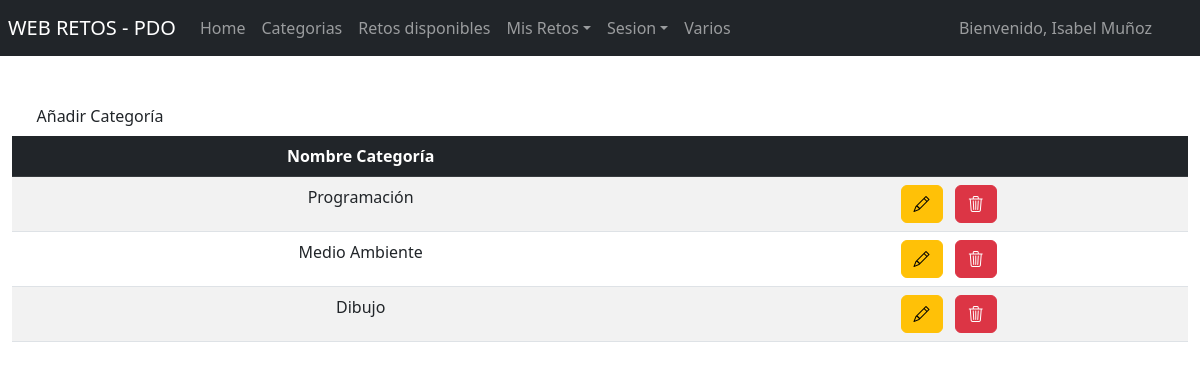
/index.php?c=categoria (signed in), run on the app's committed database.
### tables this page shows
CREATE TABLE IF NOT EXISTS `profesores` (
  `id` smallint(5) unsigned NOT NULL AUTO_INCREMENT,
  `nombre` varchar(100) NOT NULL,
  `correo` varchar(100) NOT NULL,
  `pass` varchar(255) NOT NULL,
  PRIMARY KEY (`id`),
  UNIQUE KEY `correo` (`correo`),
  UNIQUE KEY `nombre` (`nombre`)
);

CREATE TABLE IF NOT EXISTS `categorias` (
  `id` tinyint(3) unsigned NOT NULL AUTO_INCREMENT,
  `nombre` varchar(100) NOT NULL,
  PRIMARY KEY (`id`),
  UNIQUE KEY `nombreCategoria` (`nombre`) USING BTREE
);

### controlador/controladorcategoria.php (called while the page is built, shortened)
<?php
require_once 'modelo/categoria.php';
require_once 'modelo/profesor.php';
class ControladorCategoria
{
    private $modelo;
    private $modeloprofesores;
    public function __construct()
    {
        $this->modelo = new Categoria();
        $this->modeloprofesores = new Profesor();
    }
    public function index()
    {
        $idProfesor = $_SESSION['user'];
        $profesor = $this->modeloprofesores->obtenerNombre($idProfesor);
        require_once 'vista/headeruser.php';
        require_once 'vista/categoria/categoria.php';
    }
    public function listar()
    {
        $idProfesor = $_SESSION['user'];
        $profesor = $this->modeloprofesores->obtenerNombre($idProfesor);
        $array = $this->modelo->listar();
        return $array;
    }
}

### conexion/conexion.php (called while the page is built, shortened)
<?php
class Conexion
{
    public static function conectar()
    {
        $pdo = new PDO('mysql:host=' . DB_HOST . ';dbname=' . DB . ';charset=' . CHARSET, DB_USER, DB_PASS);
        $pdo->setAttribute(PDO::ATTR_ERRMODE, PDO::ERRMODE_EXCEPTION);
        return $pdo;
    }
}

### modelo/profesor.php (called while the page is built, shortened)
<?php
class Profesor
{
    private $conexion;
    public function __construct()
    {
        try {
            $this->conexion = Conexion::conectar();
        } catch (Exception $e) {
            die($e->getMessage());
        }
    }
    public function obtenerNombre($id)
    {
        try {
            $consulta = $this->conexion->prepare("SELECT * FROM profesores WHERE id = ?");
            $consulta->execute([$id]);
            return $consulta->fetch(PDO::FETCH_OBJ);
        } catch (Exception $e) {
            die($e->getMessage());
        }
    }
}

### modelo/categoria.php (called while the page is built, shortened)
<?php
class Categoria
{
    private $conexion;
    public function __construct()
    {
        try {
            $this->conexion = Conexion::conectar();
        } catch (Exception $e) {
            die($e->getMessage());
        }
    }
    public function listar()
    {
        try {
            $consulta = $this->conexion->prepare("SELECT * FROM categorias ORDER BY id ASC");
            $consulta->execute();
            return $consulta->fetchAll(PDO::FETCH_OBJ);
        } catch (Exception $e) {
            die($e->getMessage());
        }
    }
}

### vista/categoria/categoria.php (the view)
<div class="container-fluid box col-12">
    <div class="row mb-2">
        <div class="col-md-8 col-lg-2 h-auto">
            <a class="nav-link btn btn-outline-success" href="?c=categoria&a=crud">Añadir Categoría</a>
        </div>
    </div>
    <table class="table  table-striped table-hover text-center " id="tabla">
        <thead class="table-dark">
            <tr>
                <th>Nombre Categoría</th>
                <th></th>
            </tr>
        </thead>
        <tbody>
            <?php foreach ($this->listar() as $r) : ?>
                <tr>
                    <td><?php echo $r->nombre; ?></td>
                    <td>
                        <a class="btn btn-warning me-2" data-bs-toggle="tooltip" data-bs-placement="top" title="Modificar Categoria" href="?c=categoria&a=crud&id=<?php echo $r->id; ?>"><em class="bi bi-pencil"></em></a>
                        <a class="btn btn-danger" data-bs-toggle="tooltip" data-bs-placement="top" title="Borrar Reto" onclick="javascript:return confirm('¿Seguro de eliminar este registro?');" href="?c=categoria&a=eliminar&id=<?php echo $r->id; ?>"><em class="bi bi-trash3"></em></a>
                    </td>
                </tr>
            <?php endforeach; ?>
        </tbody>
    </table>
</div>
</body>
</html>

### vista/headeruser.php (shortened to what this page needs)
<!DOCTYPE html>
<html lang="es">
<head>
    <link href="https://cdn.jsdelivr.net/npm/bootstrap@5.3.0-alpha1/dist/css/bootstrap.min.css" rel="stylesheet">
    <link rel="stylesheet" href="https://cdn.jsdelivr.net/npm/bootstrap-icons@1.10.3/font/bootstrap-icons.css">
    <link rel="stylesheet" href="assets/css/styles.css">
</head>
<body>
    <nav class="navbar navbar-dark bg-dark navbar-expand-lg mb-5">
        <a class="navbar-brand ms-2 mx-3">WEB RETOS - PDO</a>
        <div class="collapse navbar-collapse" id="navbarSupportedContent">
            <ul class="navbar-nav me-auto">
                <li class="nav-item active">
                    <a class="nav-link" href="index.php">Home</a>
                </li>
                <li class="nav-item">
                    <a class="nav-link" href="?c=categoria">Categorias</a>
                </li>
                <li class="nav-item">
                    <a class="nav-link" href="?c=reto">Retos disponibles</a>
                </li>
                <li class="nav-item dropdown">
                    <a class="nav-link dropdown-toggle" data-bs-toggle="dropdown" role="button" aria-expanded="false">Mis Retos</a>
                </li>
                <li class="nav-item dropdown">
                    <a class="nav-link dropdown-toggle" data-bs-toggle="dropdown" role="button" aria-expanded="false">Sesion</a>
                </li>
                <li class="nav-item">
                    <a class="nav-link" href="?c=pdf">Varios</a>
                </li>
            </ul>
            <span class="navbar-text mx-5"><?php echo $profesor != null ? 'Bienvenido, ' . $profesor->nombre : 'Estoy en INDEX'; ?></span>
        </div>
    </nav>

### data on the page
profesores: nombre "Isabel Muñoz"
categorias: nombre "Programación"
categorias: nombre "Medio Ambiente"
categorias: nombre "Dibujo"
